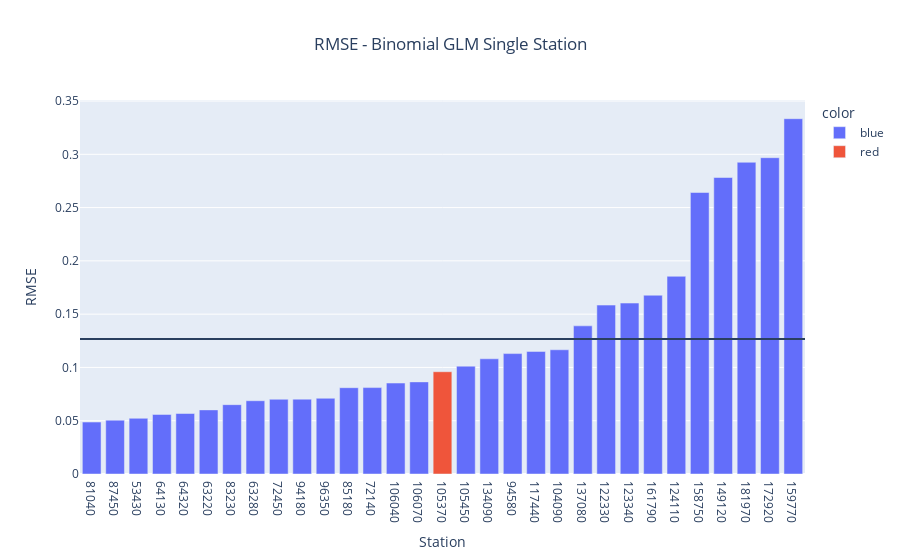

Notebook code cell kept with this figure:
### Code cell
bin_glm_rmse_single = px.bar( 
    x=[str(x[1]) for x in rmses_single_bin_glm], 
    y=[x[0] for x in rmses_single_bin_glm],
    color=[x[4] for x in rmses_single_bin_glm],
    title='RMSE - Binomial GLM Single Station'
    )

bin_glm_rmse_single.update_layout(
        title_x=0.5,
        xaxis_title = 'Station',
        yaxis_title = 'RMSE',
        xaxis={'categoryorder':'total ascending'}
    )

bin_glm_rmse_single.add_hline(y = np.mean([x[0] for x in rmses_single_bin_glm]))

bin_glm_rmse_single.show()

### Figure 1 — Plotly figure (JSON) as saved in the notebook; plotly's stock layout.template omitted (floating-point values rounded to 4 significant figures)
{"data": [{"alignmentgroup": "True", "hovertemplate": "color=blue<br>x=%{x}<br>y=%{y}<extra></extra>", "legendgroup": "blue", "marker": {"color": "#636efa", "pattern": {"shape": ""}}, "name": "blue", "offsetgroup": "blue", "orientation": "v", "showlegend": true, "textposition": "auto", "type": "bar", "x": ["81040", "87450", "53430", "64130", "64320", "63220", "83230", "63280", "72450", "94180", "96350", "85180", "72140", "106040", "106070", "105450", "134090", "94580", "117440", "104090", "137080", "122330", "123340", "161790", "124110", "158750", "149120", "181970", "172920", "159770"], "xaxis": "x", "y": [0.04873, 0.05052, 0.05226, 0.05588, 0.05676, 0.06016, 0.06507, 0.06876, 0.07013, 0.07024, 0.07106, 0.08099, 0.08109, 0.08534, 0.08645, 0.1012, 0.1081, 0.113, 0.115, 0.1166, 0.139, 0.1585, 0.1604, 0.1678, 0.1855, 0.2641, 0.2782, 0.2925, 0.2968, 0.3334], "yaxis": "y"}, {"alignmentgroup": "True", "hovertemplate": "color=red<br>x=%{x}<br>y=%{y}<extra></extra>", "legendgroup": "red", "marker": {"color": "#EF553B", "pattern": {"shape": ""}}, "name": "red", "offsetgroup": "red", "orientation": "v", "showlegend": true, "textposition": "auto", "type": "bar", "x": ["105370"], "xaxis": "x", "y": [0.09596], "yaxis": "y"}], "layout": {"barmode": "relative", "legend": {"title": {"text": "color"}, "tracegroupgap": 0}, "shapes": [{"type": "line", "x0": 0, "x1": 1, "xref": "x domain", "y0": 0.1268, "y1": 0.1268, "yref": "y"}], "title": {"text": "RMSE - Binomial GLM Single Station", "x": 0.5}, "xaxis": {"anchor": "y", "categoryorder": "total ascending", "domain": [0, 1], "title": {"text": "Station"}}, "yaxis": {"anchor": "x", "domain": [0, 1], "title": {"text": "RMSE"}}}}
